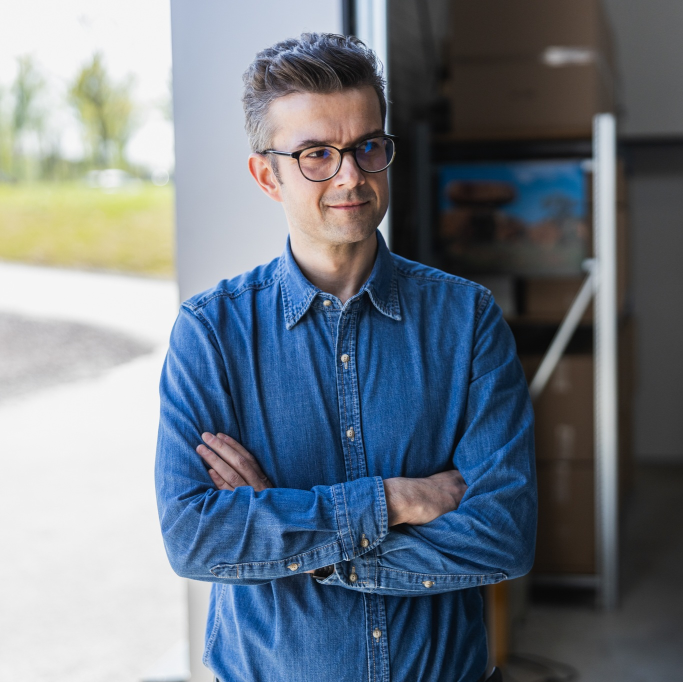
#> input picture images/profile_pictures/peter_stieg.jpg, 1366 x 1364 px (shown at 1/2 size)
$ python -i image_utils.py   (imports and definitions only)
#> lines starting #> are read from the running program, lines starting #| are printed output that depends on the picture; after the words box and inside, x2 and y2 are one past the last pixel; in counts of white or black regions, pixels touching at a corner belong together
import os
import cv2
import re
import imagehash
import shutil

import numpy as np
import pandas as pd

from PIL import Image
from PIL.ExifTags import TAGS
from concurrent.futures import ProcessPoolExecutor
from tqdm import tqdm
from sklearn.model_selection import train_test_split

"""
Image utility functions for extracting data from images.

This module provides functions for tasks such as:
- Data extraction, e. g. size, format, metadata

Planned features:
- Image processing
- Image classification

These functions are designed to prepare image data for machine learning.
"""


# [853 lines left out: functions image_data_extractor, detect_bounding_box_worker, detect_bounding_box_parallel, crop_pad_and_resize_image_worker, worker_wrapper_cpr, crop_pad_and_resize_image_parallel and 5 more, not called in this run]


def preprocess_image(image_array):

    # Process the image through all preprocessing steps
    # 1. Create a copy for bounding box detection
    img_bb = image_array.copy()

    # Apply bounding box detection
    gray = cv2.cvtColor(img_bb, cv2.COLOR_RGB2BGR)
#> gray is the input picture: shape (1364, 1366, 3); mean B, G, R 131.9, 121.1, 111
    gray = cv2.cvtColor(gray, cv2.COLOR_BGR2GRAY)
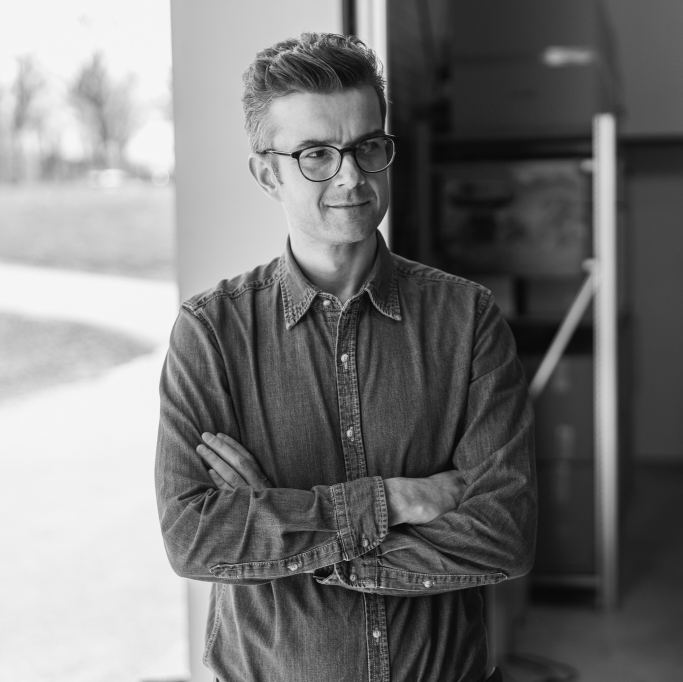
#> gray: shape (1364, 1366) (shown at 1/2 size); min 4, max 248, mean 119.3
    blurred = cv2.GaussianBlur(gray, (5, 5), 0)
    _, thresh = cv2.threshold(blurred, 247, 255, cv2.THRESH_BINARY_INV)
#> thresh: shape (1364, 1366); every value is 255
    contours, _ = cv2.findContours(thresh, cv2.RETR_EXTERNAL, cv2.CHAIN_APPROX_SIMPLE)
#> contours = [[[0, 0], [0, 1363], [1365, 1363], [1365, 0]]]

    # Initialize coordinates
    x, y, w, h = 0, 0, image_array.shape[1], image_array.shape[0]
#> x = 0; y = 0; w = 1366; h = 1364

    # If contours found, get the largest one
    if len(contours) > 0:
        largest_contour = max(contours, key=cv2.contourArea)
#> largest_contour = [[0, 0], [0, 1363], [1365, 1363], [1365, 0]]
        x, y, w, h = cv2.boundingRect(largest_contour)

    # Draw bounding box on the image
    img_with_bb = image_array.copy()
    img_with_bb = cv2.cvtColor(img_with_bb, cv2.COLOR_RGB2BGR)
    img_with_bb = cv2.rectangle(img_with_bb, (x, y), (x + w, y + h), (0, 0, 255), 2)
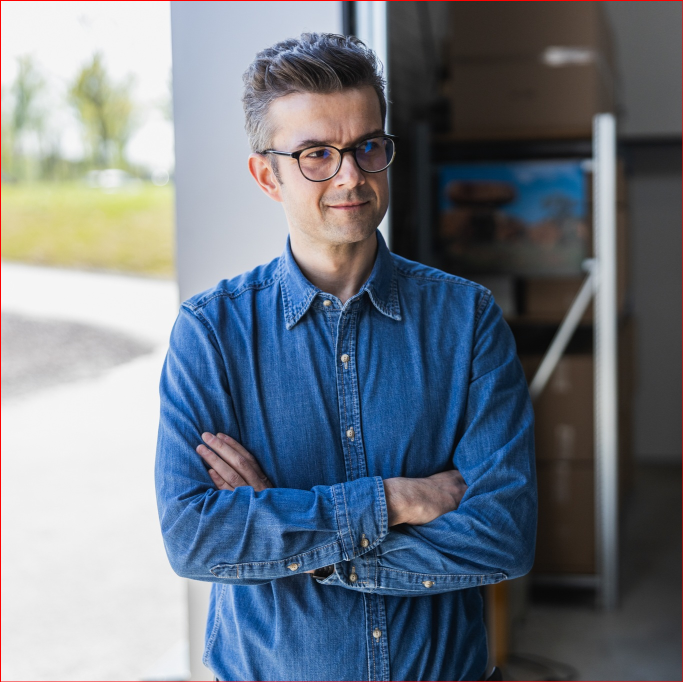
#> img_with_bb: shape (1364, 1366, 3) (shown at 1/2 size); 0.44% of pixels changed, all inside (x1, y1, x2, y2) = (0, 0, 1366, 1364)
    img_with_bb = cv2.cvtColor(img_with_bb, cv2.COLOR_BGR2RGB)

    # 2. Crop, pad and resize
    # Calculate aspect ratio
    ar = w / h if h > 0 else 1
#> ar = 1

    # Crop to bounding box
    img_cropped = image_array[y : y + h, x : x + w]

    # Define target size
    target_size = (224, 224)  # VGG16: 224

    # Calculate new dimensions while preserving aspect ratio
    target_w, target_h = target_size

    # Resize based on the smaller dimension to preserve aspect ratio
    if w >= h:  # Wider than tall
        new_w = round(target_h * ar)
#> new_w = 224
        new_h = target_h
    else:  # Taller than wide
        new_w = target_w
        new_h = round(target_w / ar)

    # Ensure the longer side doesn't exceed the target size
    if new_w > target_w:
        new_w = target_w
        new_h = round(target_w / ar)
    if new_h > target_h:
        new_h = target_h
        new_w = round(target_h * ar)

    # Determine interpolation method
    min_dim = min(h, w)
#> min_dim = 1364
    downscaled = 1 if min_dim > min(target_size) else 0
#> downscaled = 1
    upscaled = 1 if min_dim < min(target_size) else 0
#> upscaled = 0
    exclude = 1 if min_dim < 75 else 0
#> exclude = 0

    interpolation = (
        cv2.INTER_AREA
        if downscaled
        else cv2.INTER_CUBIC if upscaled else cv2.INTER_LINEAR
    )
#> interpolation = 3

    # Resize the image while maintaining aspect ratio
    resized_img = cv2.resize(img_cropped, (new_w, new_h), interpolation=interpolation)
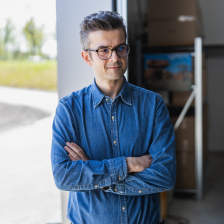
#> resized_img: shape (224, 224, 3); mean R, G, B 111, 121.1, 131.9

    # Create a blank white canvas of the target size
    canvas = np.ones((target_h, target_w, 3), dtype=np.uint8) * 255

    # Calculate positioning to center the image
    y_offset = (target_h - new_h) // 2
    x_offset = (target_w - new_w) // 2
#> x_offset = 0

    # Place the resized image onto the canvas
    canvas[y_offset : y_offset + new_h, x_offset : x_offset + new_w] = resized_img

    # 3. Calculate perceptual hash
    img_pil = Image.fromarray(image_array)
#> (the run stopped early here; a loop or call above may not have finished)
